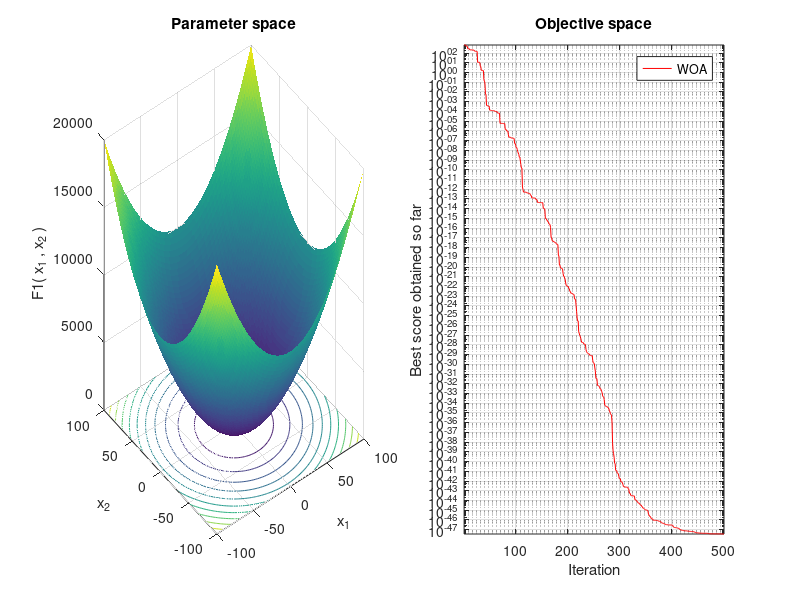

Write the MATLAB code that produced this figure.
%_________________________________________________________________________%
%  Whale Optimization Algorithm (WOA) source codes demo 1.0               %
%                                                                         %
%  Developed in MATLAB R2011b(7.13)                                       %
%                                                                         %
%  Author and programmer: Seyedali Mirjalili                              %
%                                                                         %
%         e-Mail: ali.mirjalili@gmail.com                                 %
%                 seyedali.mirjalili@griffithuni.edu.au                   %
%                                                                         %
%       Homepage: http://www.alimirjalili.com                             %
%                                                                         %
%   Main paper: S. Mirjalili, A. Lewis                                    %
%               The Whale Optimization Algorithm,                         %
%               Advances in Engineering Software , in press,              %
%               DOI: http://dx.doi.org/10.1016/j.advengsoft.2016.01.008   %
%                                                                         %
%_________________________________________________________________________%

% You can simply define your cost in a seperate file and load its handle to fobj 
% The initial parameters that you need are:
%__________________________________________
% fobj = @YourCostFunction
% dim = number of your variables
% Max_iteration = maximum number of generations
% SearchAgents_no = number of search agents
% lb=[lb1,lb2,...,lbn] where lbn is the lower bound of variable n
% ub=[ub1,ub2,...,ubn] where ubn is the upper bound of variable n
% If all the variables have equal lower bound you can just
% define lb and ub as two single number numbers

% To run WOA: [Best_score,Best_pos,WOA_cg_curve]=WOA(SearchAgents_no,Max_iteration,lb,ub,dim,fobj)
%__________________________________________

clear all 
clc

SearchAgents_no=4; % Number of search agents

Function_name='F1'; % Name of the test function that can be from F1 to F23 (Table 1,2,3 in the paper)

Max_iteration=500; % Maximum numbef of iterations

% Load details of the selected benchmark function
% [lb,ub,dim,fobj]=Get_Functions_details(Function_name);

        lb=-100;
        ub=100;
        dim=2;


% [Best_score,Best_pos,WOA_cg_curve]=WOA(SearchAgents_no,Max_iteration,lb,ub,dim,fobj);

% initialize position vector and score for the leader
Leader_pos=zeros(1,dim);
Leader_score=inf; %change this to -inf for maximization problems

%%
%Initialize the positions of search agents
% Positions=initialization(SearchAgents_no,dim,ub,lb);
Boundary_no= size(ub,2); % numnber of boundaries

% If the boundaries of all variables are equal and user enter a signle
% number for both ub and lb
if Boundary_no==1
    Positions=rand(SearchAgents_no,dim).*(ub-lb)+lb;
end

% If each variable has a different lb and ub
if Boundary_no>1
    for i=1:dim
        ub_i=ub(i);
        lb_i=lb(i);
        Positions(:,i)=rand(SearchAgents_no,1).*(ub_i-lb_i)+lb_i;
    end
end
%%
Convergence_curve=zeros(1,Max_iteration);

t=0;% Loop counter

% Main loop
while t<Max_iteration
    for i=1:size(Positions,1)
        
        % Return back the search agents that go beyond the boundaries of the search space
        Flag4ub=Positions(i,:)>ub;
        Flag4lb=Positions(i,:)<lb;
        Positions(i,:)=(Positions(i,:).*(~(Flag4ub+Flag4lb)))+ub.*Flag4ub+lb.*Flag4lb;
        
        % Calculate objective function for each search agent
        fitness=sum(Positions(i,:).^2); 
        
        % Update the leader
        if fitness<Leader_score % Change this to > for maximization problem
            Leader_score=fitness; % Update alpha
            Leader_pos=Positions(i,:);
        end        
    end
    
    a=2-t*((2)/Max_iteration); % a decreases linearly fron 2 to 0 in Eq. (2.3)
    
    % a2 linearly dicreases from -1 to -2 to calculate t in Eq. (3.12)
    a2=-1+t*((-1)/Max_iteration);
    
    % Update the Position of search agents 
    for i=1:size(Positions,1)
        r1=rand(); % r1 is a random number in [0,1]
        r2=rand(); % r2 is a random number in [0,1]
        
        A=2*a*r1-a;  % Eq. (2.3) in the paper
        C=2*r2;      % Eq. (2.4) in the paper
        
        
        b=1;               %  parameters in Eq. (2.5)
        l=(a2-1)*rand+1;   %  parameters in Eq. (2.5)
        
        p = rand();        % p in Eq. (2.6)
        
        for j=1:size(Positions,2)
            
            if p<0.5   
                if abs(A)>=1
                    rand_leader_index = floor(SearchAgents_no*rand()+1);
                    X_rand = Positions(rand_leader_index, :);
                    D_X_rand=abs(C*X_rand(j)-Positions(i,j)); % Eq. (2.7)
                    Positions(i,j)=X_rand(j)-A*D_X_rand;      % Eq. (2.8)
                    
                elseif abs(A)<1
                    D_Leader=abs(C*Leader_pos(j)-Positions(i,j)); % Eq. (2.1)
                    Positions(i,j)=Leader_pos(j)-A*D_Leader;      % Eq. (2.2)
                end
                
            elseif p>=0.5
              
                distance2Leader=abs(Leader_pos(j)-Positions(i,j));
                % Eq. (2.5)
                Positions(i,j)=distance2Leader*exp(b.*l).*cos(l.*2*pi)+Leader_pos(j);
                
            end
            
        end
    end
    t=t+1;
    Convergence_curve(t)=Leader_score;
    [t Leader_score]
end

figure('Position',[269   240   660   290])
%Draw search space
subplot(1,2,1);
x=-100:2:100; y=x; %[-100,100]
L=length(x);
f=[];
for i=1:length(x)
   for j=1:length(y)
       f(i,j)=(x(i)^2+y(j)^2);
   end
end
surfc(x,y,f,'LineStyle','none');
title('Parameter space')
xlabel('x_1');
ylabel('x_2');
zlabel([Function_name,'( x_1 , x_2 )'])

%Draw objective space
subplot(1,2,2);
semilogy(Convergence_curve,'Color','r')
title('Objective space')
xlabel('Iteration');
ylabel('Best score obtained so far');

axis tight
grid on
box on
legend('WOA')

display(['The best solution obtained by WOA is : ', num2str(Leader_pos)]);
display(['The best optimal value of the objective funciton found by WOA is : ', num2str(Leader_score)]);

        



